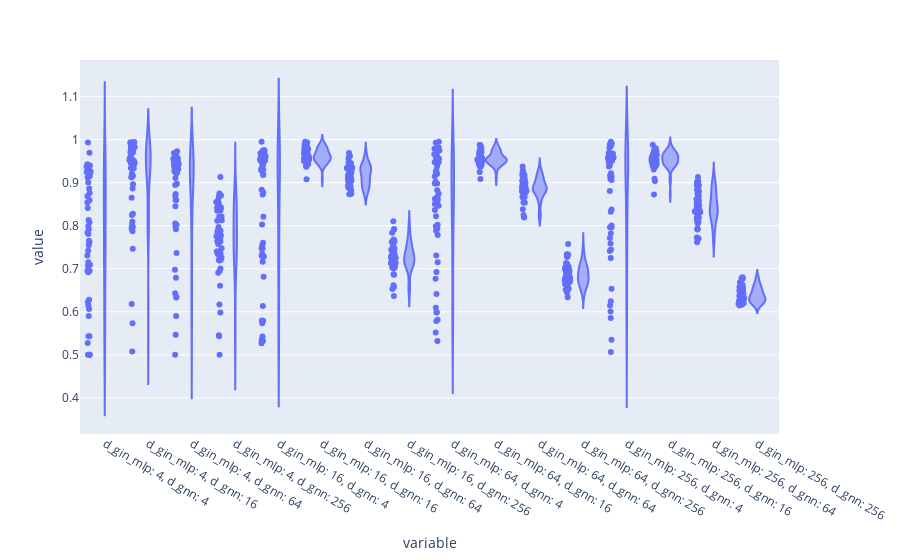

Notebook code for this chart:
### Code cell
fig = px.violin(results_pd, y=results_pd.columns, box=False, points="all")
fig.show()

### Figure 1 — Plotly figure (JSON) as saved in the notebook; plotly's stock layout.template omitted (floating-point values rounded to 4 significant figures; data arrays with more than 128 entries replaced by an {"elided": "..."} marker saying what was removed)
{"data": [{"alignmentgroup": "True", "box": {"visible": false}, "hovertemplate": "variable=%{x}<br>value=%{y}<extra></extra>", "legendgroup": "", "marker": {"color": "#636efa"}, "name": "", "offsetgroup": "", "orientation": "v", "points": "all", "scalegroup": "True", "showlegend": false, "type": "violin", "x": {"elided": "800 str values"}, "x0": " ", "xaxis": "x", "y": {"elided": "800 float values"}, "y0": " ", "yaxis": "y"}], "layout": {"legend": {"tracegroupgap": 0}, "margin": {"t": 60}, "violinmode": "group", "xaxis": {"anchor": "y", "domain": [0, 1], "title": {"text": "variable"}}, "yaxis": {"anchor": "x", "domain": [0, 1], "title": {"text": "value"}}}}
